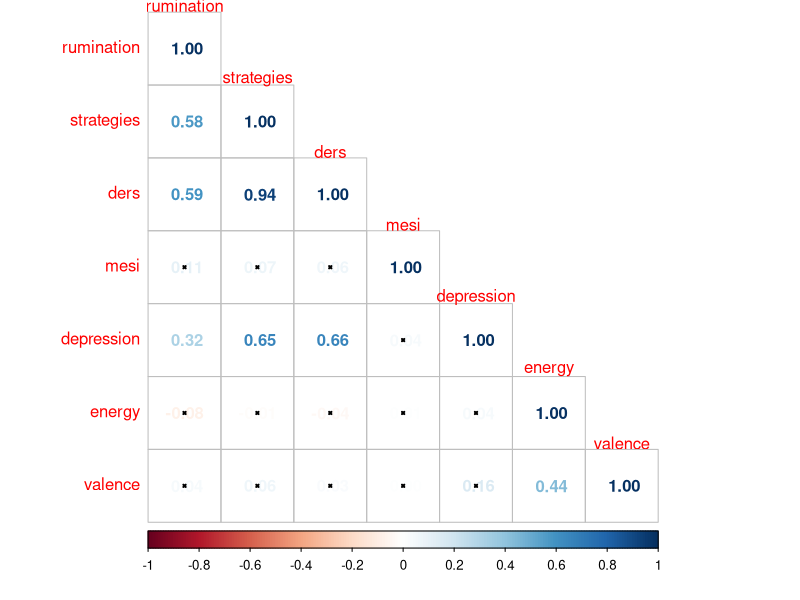
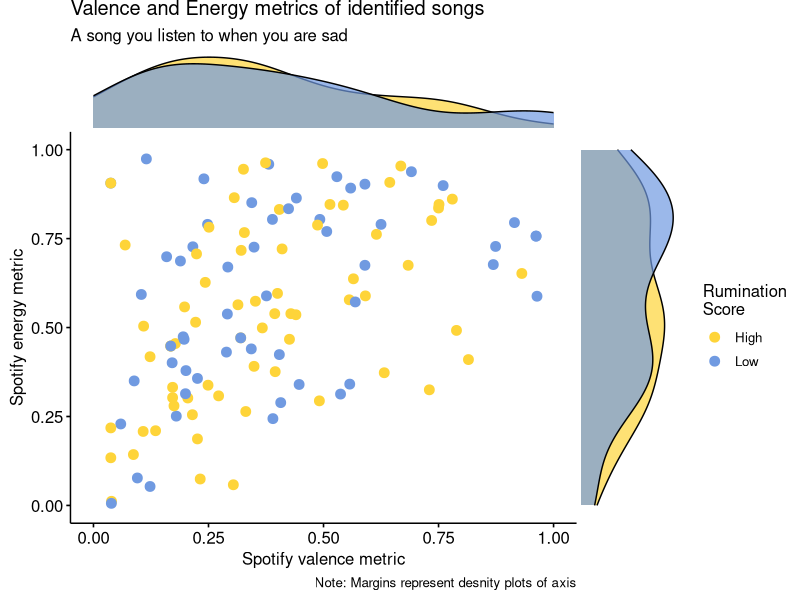

These charts were generated, in order, by the following R code:
## ---- chunk 1

library(tidyverse)

s3explore <- read_csv("data/s3Processed.csv") %>% 
  mutate(rumsplit = if_else(.$rumination < median(rumination, na.rm = TRUE), 
                            "Low", "High"))

## ---- chunk 2
library(corrplot)

corrplot::corrplot(corr = cor(dplyr::select(s3explore, 
                                            rumination, strategies, ders, mesi, depression, energy, valence), use = "pairwise.complete.obs"), 
                   method = "number",
                   type = "lower", 
                   p.mat = cor.mtest((dplyr::select(s3explore, 
                                            rumination, strategies, ders, mesi, depression, energy, valence)))$p,
                   pch.cex = .3, 
                   tl.srt = 0)

## ---- chunk 3
ggpubr::ggscatterhist(s3explore,
                      x = "valence",
                      y = "energy",
                      palette = "simpsons",
                      color = "rumsplit",
                      fill = "rumsplit",
                      size = 3,
                      legend = "right",
                      xlab = "Spotify valence metric",
                      ylab = "Spotify energy metric",
                      margin.params = list(fill = "rumsplit"),
                      legend.title = "Rumination \nScore",
                      xlim = c(0, 1),
                      ylim = c(0, 1),
                      caption = "Note: Margins represent desnity plots of axis", 
                      title = "Valence and Energy metrics of identified songs",
                      subtitle = "A song you listen to when you are sad", 
                      margin.plot.size = 1
)
